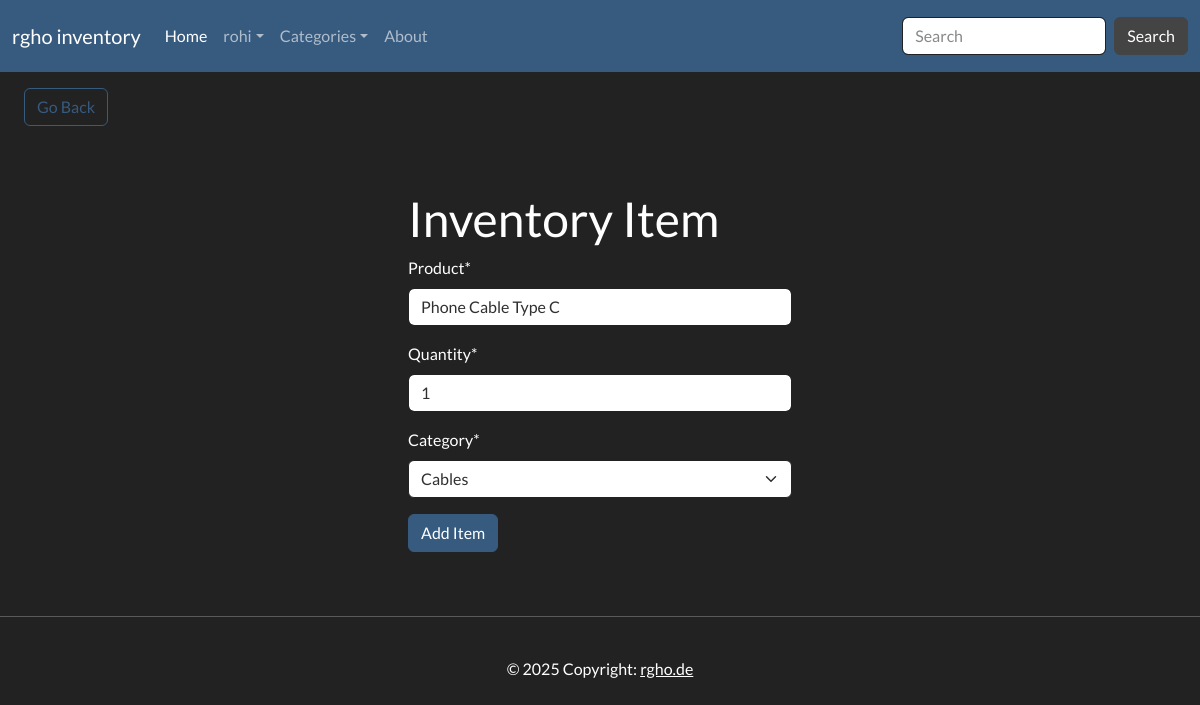
Screenshot of /edit-item/1 (signed in) with the database file from the repository.
### inventory/models.py (models this page shows, shortened)
class InventoryItem(models.Model):
	product = models.CharField(max_length=200)
	quantity = models.IntegerField()
	category = models.ForeignKey('Category', on_delete=models.SET_NULL, blank=True, null=True)
	date_created = models.DateTimeField(auto_now_add=True)
	user = models.ForeignKey(User, on_delete=models.CASCADE)

### inventory/views.py (the view)
# urls.py: path('edit-item/<int:pk>', EditItem.as_view(), name='edit-item'),
class EditItem(LoginRequiredMixin, UpdateView):
	model = InventoryItem
	form_class = InventoryItemForm
	template_name = 'inventory/item_form.html'
	success_url = reverse_lazy('dashboard')

### inventory/forms.py
class InventoryItemForm(forms.ModelForm):
	category = forms.ModelChoiceField(queryset=Category.objects.all(), initial=0)
	class Meta:
		model = InventoryItem
		fields = ['product', 'quantity', 'category']

### inventory/context_processors.py (called while the page is built)
def categories(request):
    return {
        'categories': Category.objects.all()
    }

### inventory/models.py (called while the page is built)
	def __str__(self):
		return self.name

### inventory/templates/inventory/item_form.html (shortened to what this page needs)
{% extends 'inventory/base.html' %}
{% load crispy_forms_tags %}
{% block content %}
<a href="{% url 'dashboard' %}" class="btn btn-outline-primary my-3 mx-4">Go Back</a>
<div class="row">
    <div class="col-11 col-md-4 mx-auto mt-5">
        <h1>Inventory Item</h1>
        <form method="POST">
            {{ form|crispy }}
            <div class="mt-3">
                <button class="btn btn-primary">Add Item</button>
            </div>
        </form>
    </div>
</div>
{% endblock content %}

### inventory/templates/inventory/navbar.html (shortened to what this page needs)
<nav class="navbar navbar-expand-lg bg-primary" data-bs-theme="dark">
    <div class="container-fluid">
      <a class="navbar-brand" href="{% url 'index' %}">rgho inventory</a>
      <div class="collapse navbar-collapse" id="navbarColor01">
        <ul class="navbar-nav me-auto">
          <li class="nav-item">
            <a class="nav-link active" href="{% url 'index' %}">Home
            </a>
          </li>
          <li class="nav-item dropdown">
            {% if user.is_authenticated %}
            <a class="nav-link dropdown-toggle" data-bs-toggle="dropdown" href="#" role="button" aria-haspopup="true" aria-expanded="false">{{ user.username }}</a>
            {% else %}
            <a class="nav-link dropdown-toggle" data-bs-toggle="dropdown" href="#" role="button" aria-haspopup="true" aria-expanded="false">Profile</a>
            <div class="dropdown-menu">
              <a class="dropdown-item" href="{% url 'login' %}">Sign In</a>
              <a class="dropdown-item" href="{% url 'signup' %}">Sign Up</a>
              {% endif %}
          </li>
          <li class="nav-item dropdown">
            <a class="nav-link dropdown-toggle" data-bs-toggle="dropdown" href="#" role="button" aria-haspopup="true" aria-expanded="false">Categories</a>
          </li>
          <li class="nav-item">
            <a class="nav-link" href="#">About</a>
          </li>
        </ul>
        <form class="d-flex" method="GET" action="{% url 'search_inventory' %}">
          <input class="form-control me-sm-2" type="search" name="search" placeholder="Search" value="{{ search_query }}">
          <button class="btn btn-secondary my-2 my-sm-0" type="submit">Search</button>
        </form>
      </div>
    </div>
  </nav>

### inventory/static/style.css (style rules this page uses)
html, body { overflow-x: hidden; width: 100%; margin: 0; padding: 0; }
.row, .container { margin-right: 0; margin-left: 0; }
* { box-sizing: border-box; }
html, body { font-family: var(--bs-body-font-family); font-size: var(--bs-body-font-size); font-weight: var(--bs-body-font-weight); line-height: var(--bs-body-line-height); color: var(--bs-body-color); background-color: var(--bs-body-bg); }

### rows the page displays
InventoryItem: product "Phone Cable Type C", quantity "1", category "Cables"

### other values shown
{{ user.username }} "rohi"
